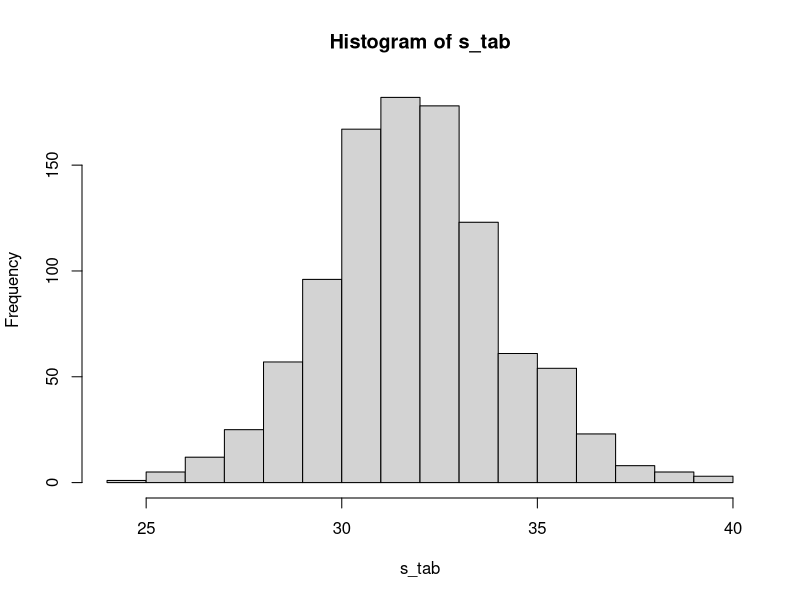
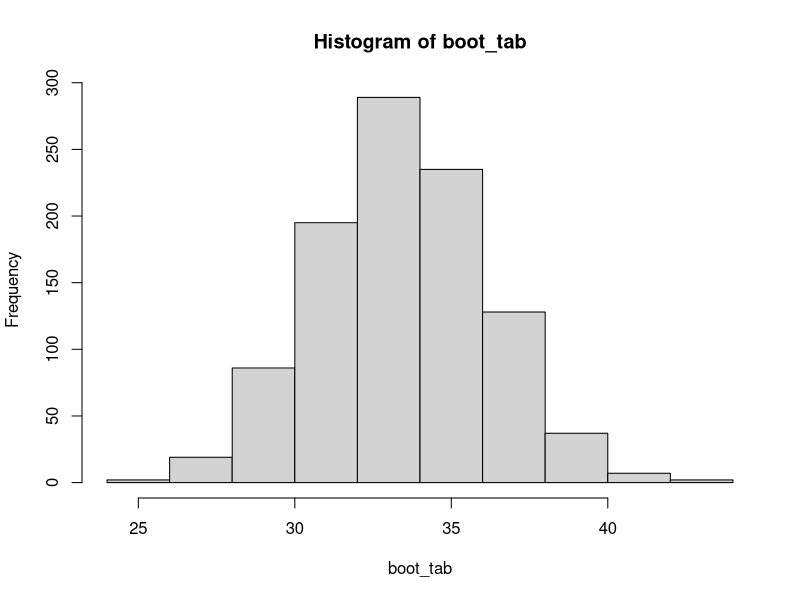

Write the R code that produced these figures, in order.
set.seed(5000)

x = rnorm(n=100, mean = 2, sd = 32) 

#Tankegangen til bootsraping
s_tab = 0

for(i in 1:1000){
  x_sim = x = rnorm(n=100, mean = 2, sd = 32)

  s_tab[i] = sd(x_sim)
}

hist(s_tab)

sample(1:10, size = 4, replace = T) #eksempel på trekkning med tilbakelegging

#Bootstraping 
B = 1000 #antall samples som skal ta
n = 100 #antall elementer i hvert sample
boot_tab = 0 
for(i in 1:B){
  x_star = sample(x, size = n, replace = T)
  boot_tab[i] = sd(x_star) #standard deviation 
}
hist(boot_tab)
sd(boot_tab) #estimatoren

quantile(boot_tab, c(0.025, 0.0975)) #95% konfidensintervall basert på bootstrap av SD
